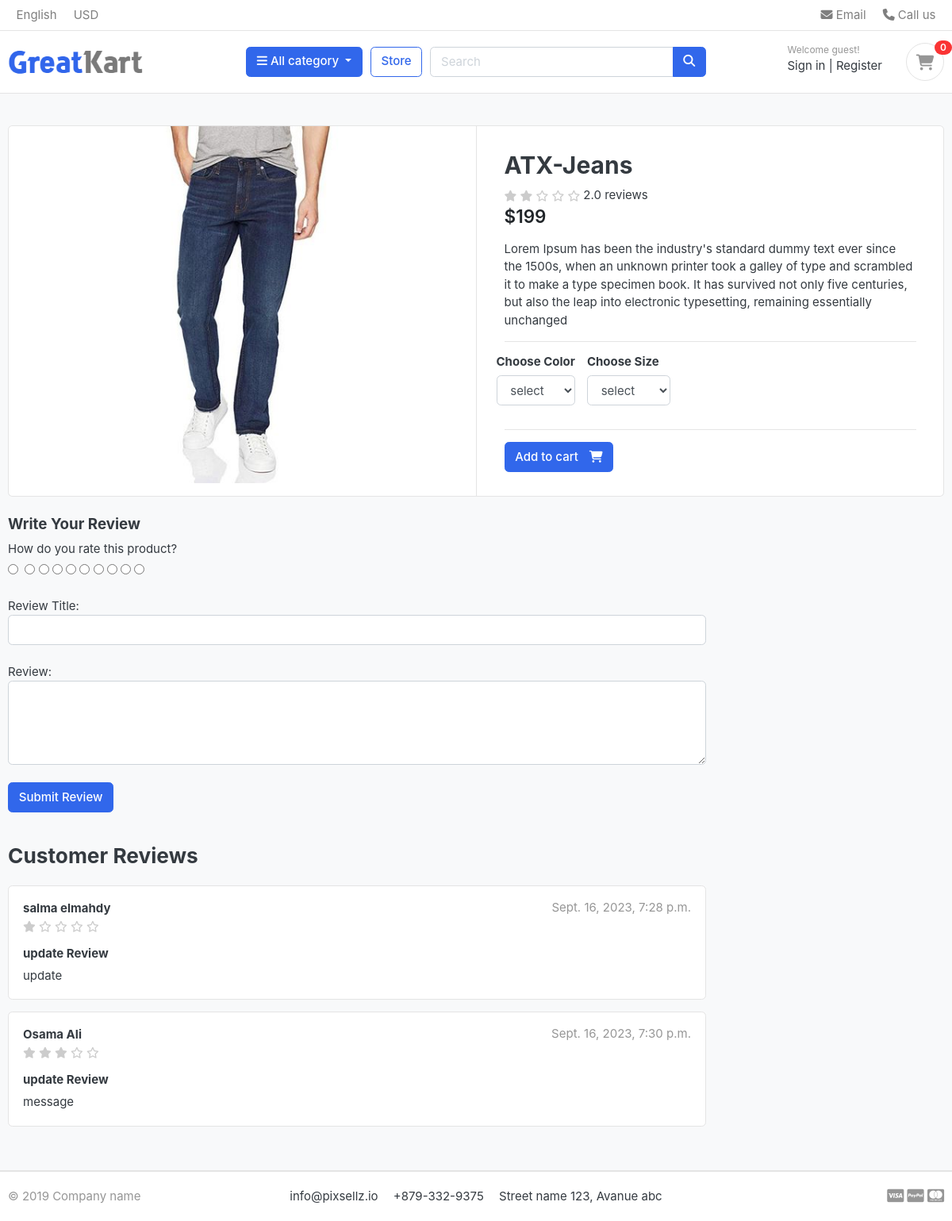
/store/category/jeans/atx-jeans, run on an earlier commit of the app's database.
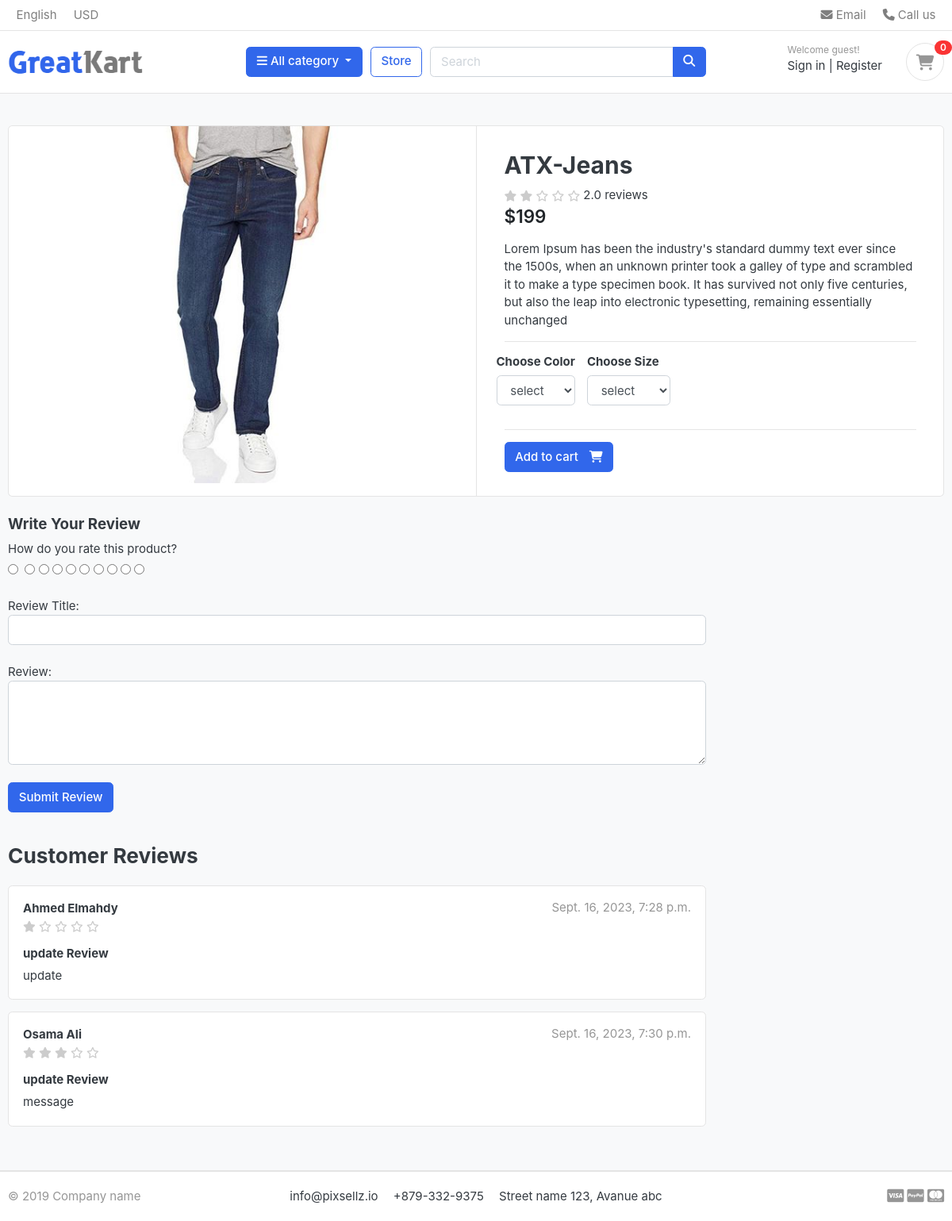
And on a later commit of the database.
### store/models.py (models this page shows, shortened)
class ReviewRating(models.Model):
    product=models.ForeignKey(Product,on_delete=models.CASCADE)
    user =models.ForeignKey(Account,on_delete=models.CASCADE)
    subject = models.CharField(max_length=100,blank=True)
    review=models.TextField(max_length=500,blank=True)
    rating=models.FloatField()
    ip=models.CharField(max_length=20,blank=True)
    status=models.BooleanField(default=True)
    created_at=models.DateTimeField(auto_now_add=True)
    updated_at=models.DateTimeField(auto_now=True)

### accounts/models.py (models this page shows, shortened)
class Account(AbstractBaseUser):
    first_name=models.CharField(max_length=50)
    last_name=models.CharField(max_length=50)
    username=models.CharField(max_length=50, unique=True)
    email=models.EmailField(max_length=100,unique=True)
    phone_number=models.CharField(max_length=50)
    date_joined= models.DateTimeField(auto_now_add=True)
    last_login= models.DateTimeField(auto_now_add=True)
    is_admin=models.BooleanField(default=False)
    is_staff=models.BooleanField(default=False)
    is_active=models.BooleanField(default=False)
    is_superadmin=models.BooleanField(default=False)
    USERNAME_FIELD='email'
    REQUIRED_FIELDS=['username','first_name','last_name']
    objects=MyAccountManager()
    def full_name(self):
        return f'{self.first_name} {self.last_name}'

### store/views.py (the view)
# urls.py: path('category/<slug:category_slug>/<slug:product_slug>',views.product_detail,name='product_detail'),
def product_detail(request,category_slug,product_slug):
    try:
        product=Product.objects.get(category__slug=category_slug,slug=product_slug)
        in_cart=Cart_Item.objects.filter(cart__cart_id=_cart_id(request),product=product).exists()
        reviews=ReviewRating.objects.filter(product_id=product.id,status=True)
    except Exception as e:
        raise e
    context={
        'product':product,
        'in_cart':in_cart,
        'reviews':reviews
    }
    return render(request,'store/product_detail.html',context)

### cart/context_processors.py (called while the page is built)
def counter(request):
    cart_count=0
    if 'admin' in request.path:
        return {}
    else:
        try:
            cart=Cart.objects.filter(cart_id=_cart_id(request))
            if request.user.is_authenticated:
                cart_items=Cart_Item.objects.filter(user=request.user)
            else:
                cart_items=Cart_Item.objects.all().filter(cart=cart[:1])
            for cart_item in cart_items:
                cart_count+=cart_item.quantity
        except Cart.DoesNotExist:
            cart_count=0
        return dict(cart_count=cart_count)

### cart/views.py (called while the page is built)
def _cart_id(request):
    cart=request.session.session_key
    if not cart:
        cart=request.session.create()
    return cart

### category/context_processors.py (called while the page is built)
def menu_links(request):
    links=Category.objects.all()
    return dict(links=links)

### category/models.py (called while the page is built)
    def get_url(self):
        return reverse('products_by_category',args=[self.slug])

### store/models.py (called while the page is built)
    def averageReview(self):
        reviews = ReviewRating.objects.filter(product=self,status=True).aggregate(average=Avg('rating'))
        avg = 0
        if reviews['average'] is not None:
            avg = float(reviews['average'])
        return avg

### templates/store/product_detail.html (shortened to what the changed rows need)
{% extends 'base.html' %}
{% load static %}
{% block content %}
<section class="section-content padding-y bg">
    <div class="container">
    <div class="card">
        <div class="row no-gutters">
            <main class="col-md-6 border-left">
    <form action="{% url 'add_to_cart' product.pk %}" method='POST'>
      <article class="content-body">
        <h2 class="title">{{product.product_name}}</h2>
        </article>
    </form>
            </main>
        </div>
    </div>
    <br>
    <div class="row">
                <div class="col-md-9">
        <br>
        {% for review in reviews %}
        <article class="box mb-3">
            <div class="icontext w-100">
                <div class="text">
                    <span class="date text-muted float-md-right">{{review.updated_at}}</span>
                    <h6 class="mb-1">{{review.user.full_name}} </h6>
                    <div class="rating-stars">
                        <i class="fa{%if review.rating == 0 %}-regular{% elif review.rating == 1 %}-solid {%endif%}  fa-star{%if review.rating == 0.5%}-half {%endif%}"></i>
                        <i class="fa{%if review.rating <= 1 %}-regular{% elif review.rating <= 2 %}-solid {%endif%}  fa-star{%if review.rating == 1.5%}-half {%endif%}"></i>
                        <i class="fa{%if review.rating <= 2 %}-regular{% elif review.rating <= 3 %}-solid {%endif%}  fa-star{%if review.rating == 2.5%}-half {%endif%}"></i>
                        <i class="fa{%if review.rating <= 3 %}-regular{% elif review.rating <= 4 %}-solid {%endif%}  fa-star{%if review.rating == 3.5%}-half {%endif%}"></i>
                        <i class="fa{%if review.rating <= 4 %}-regular{% elif review.rating <= 5 %}-solid {%endif%}  fa-star{%if review.rating == 4.5%}-half {%endif%}"></i>
                     </div>
                </div>
            </div>
            <div class="mt-3">
                <h6>{{review.subject}}</h6>
                <p>
                    {{review.review}}
                </p>
            </div>
        </article>
        {% endfor %}
        </div>
    </div>
    </div>
    </section>
{% endblock content %}

What changed in the data, as far as the page shows it:
changed through a linked row, ReviewRating "update": user.full_name "salma elmahdy" → "Ahmed Elmahdy"
